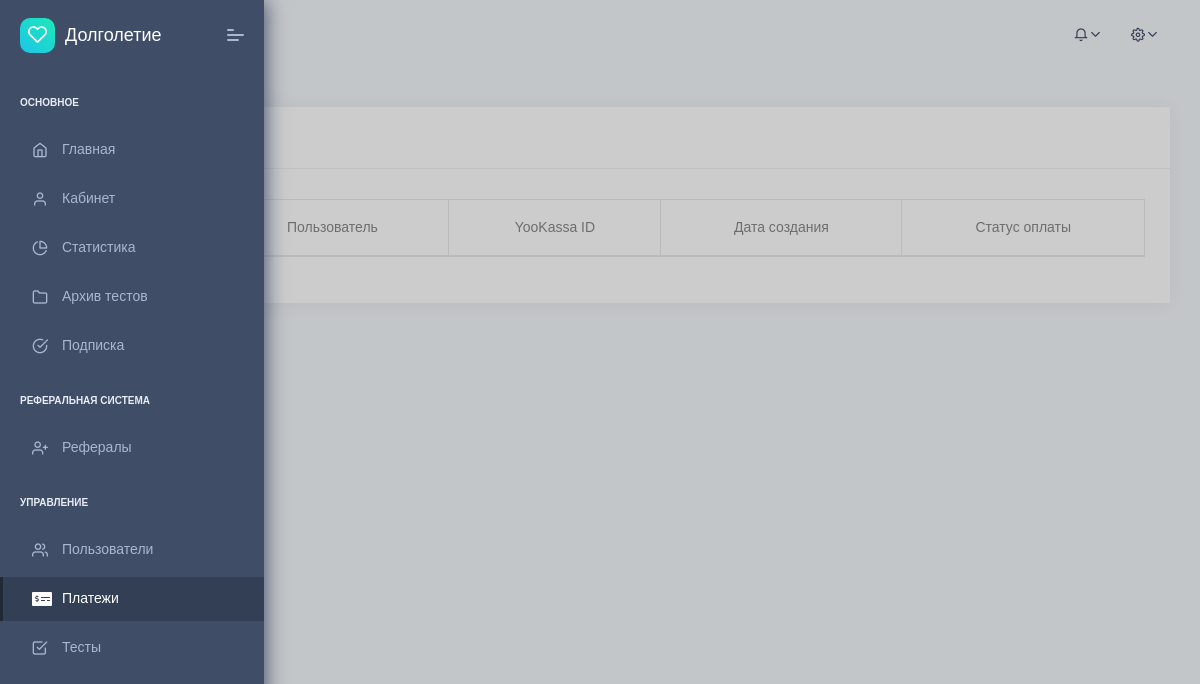
Page /app/payment (signed in) on the earlier database version.
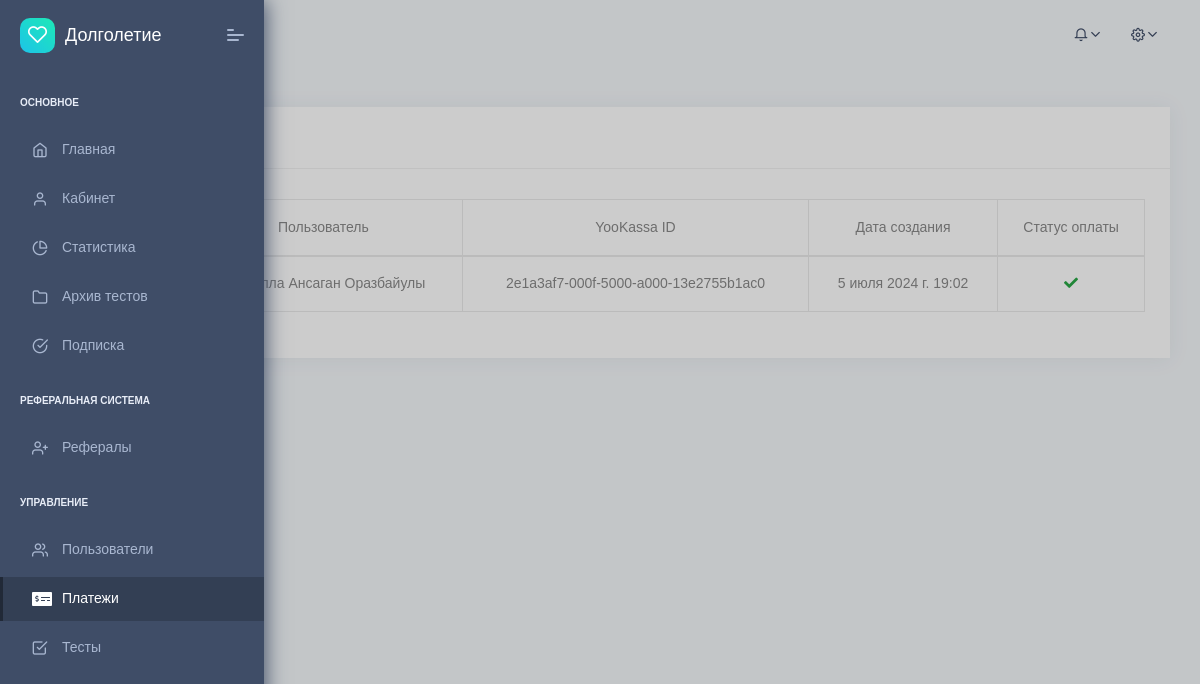
Same page on the later database version.
### app/models/subscription.py (models this page shows, shortened)
class SubscriptionPayment(BaseModel):
    subscription = models.OneToOneField(Subscription, on_delete=models.CASCADE, null=True, blank=True,
                                        related_name='payment')
    yookassa_id = models.CharField(max_length=50, null=True, blank=True, unique=True)
    amount = models.IntegerField(null=True, blank=True)
    is_paid = models.BooleanField(default=False)
    class Meta:
        verbose_name = 'Оплата YooKassa'
        verbose_name_plural = 'Оплаты YooKassa'

class Subscription(BaseModel):
    class TypeChoices(models.TextChoices):
        MONTHLY = 'monthly', 'Ежемесячная'
        ANNUAL = 'annual', 'Ежегодная'
    user = models.ForeignKey(User, on_delete=models.CASCADE, related_name='subscriptions')
    type = models.CharField(max_length=50, choices=TypeChoices.choices, default=TypeChoices.MONTHLY, verbose_name='Тип')
    start_datetime = models.DateTimeField(null=True, blank=True)
    end_datetime = models.DateTimeField(null=True, blank=True)
    class Meta:
        verbose_name = 'Подписка'
        verbose_name_plural = 'Подписка'

### app/models/proflie.py (models this page shows, shortened)
class Profile(BaseModel):
    class RoleChoices(models.TextChoices):
        ADMIN = 'admin', 'Администратор'
        USER = 'user', 'Пользователь'
    user = models.OneToOneField(User, on_delete=models.CASCADE, related_name='profile')
    patronymic = models.CharField(max_length=256, null=True, blank=True, verbose_name='Отчество')
    password = models.CharField(max_length=256, null=True, blank=True, verbose_name='Пароль')
    role = models.CharField(max_length=256, default=RoleChoices.USER, choices=RoleChoices.choices)
    uuid = models.UUIDField(default=uuid.uuid4, editable=False, unique=True)
    class Meta:
        verbose_name = 'Профиль'
        verbose_name_plural = 'Профили'
    @property
    def get_full_name(self):
        full_name = ''
        user = self.user
        if user.last_name:
            full_name += user.last_name + ' '
        if user.first_name:
            full_name += user.first_name + ' '
        if self.patronymic:
            full_name += f' {self.patronymic}'
        full_name = full_name.strip()
        return full_name

### app/views/payment.py (the view)
# urls.py: path('payment', views.payment_list, name='payment_list'),
@login_required
def payment_list(request):
    if not request.user.profile.role == Profile.RoleChoices.ADMIN:
        messages.error(request, 'У вас недостаточно прав для просмотра данной страницы')
        return redirect(reverse('app:home'))
    subscription_payments = SubscriptionPayment.objects.filter(is_paid=True)
    return render(request, 'app/payment/list.html', {
        'subscription_payments': subscription_payments,
    })

### app/templates/app/payment/list.html (shortened to what this page needs)
{% extends 'base.html' %}
{% block breadcrumb %}
    <ul class="breadcrumb">
        <li class="breadcrumb-item">
            <a href="">
            </a>
        </li>
        <li class="breadcrumb-item">
            <a href="#">
            </a>
        </li>
    </ul>
{% endblock %}
{% block content %}
    <table class="table table-bordered text-center">
        <thead>
        <tr>
            <td>№</td>
            <td>Пользователь</td>
            <td>YooKassa ID</td>
            <td>Дата создания</td>
            <td>Статус оплаты</td>
        </tr>
        </thead>
        <tbody>
        {% for subscription_payment in subscription_payments %}
            <tr>
                <td>{{ forloop.counter }}</td>
                <td>
                    {{ subscription_payment.subscription.user.profile.get_full_name }}
                </td>
                <td>
                    {{ subscription_payment.yookassa_id }}
                </td>
                <td>{{ subscription_payment.created_at }}</td>
                <td>
                    {% if subscription_payment.is_paid %}
                        <i class="fa fa-check text-success"></i>
                    {% else %}
                        <i class="fa fa-x text-danger"></i>
                    {% endif %}
                </td>
            </tr>
        {% endfor %}
        </tbody>
    </table>
{% endblock %}

Differences in the rows shown:
added SubscriptionPayment: subscription.user.profile.get_full_name "Кабдолла Ансаган Оразбайулы", yookassa_id "2e1a3af7-000f-5000-a000-13e2755b1ac0", created_at "5 июля 2024 г. 19:02", is_paid True (drawn)
